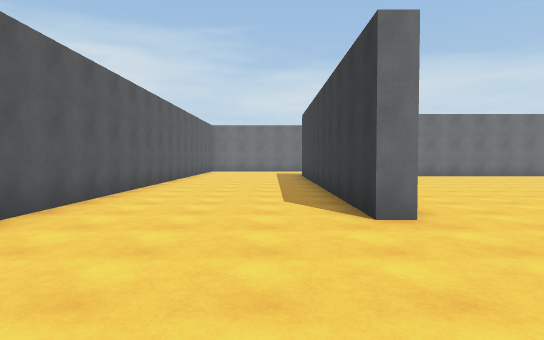
View 1 (above)

24 first-person views from a walk through a Unity game level. The camera is 1.5 m above the floor, tilts 2° down and sees 75° across. The floor is counted in squares, 2 m on a side. Each view is taken from the middle of a square. On the plan, view 1 faces up. The plan holds only what a view shows up to about 11 squares ahead; the rest is blank. The place goes on beyond the plan. The player is left out. Surface patterns are stand-ins for the level's own textures.

View 2
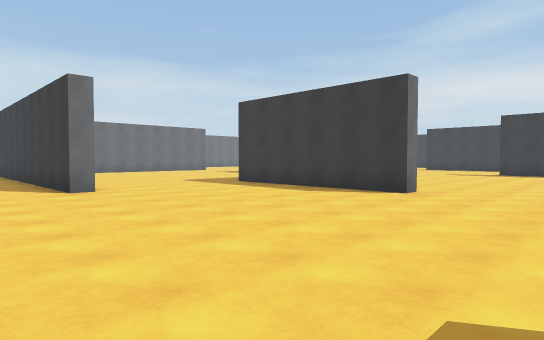

View 3
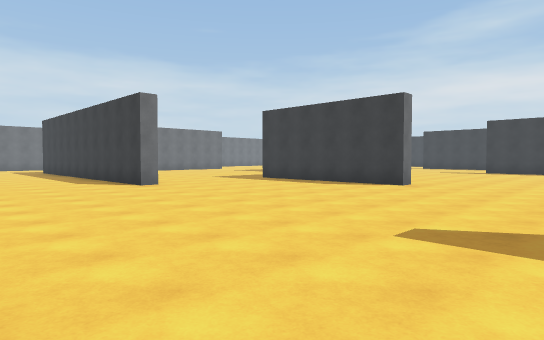

View 4
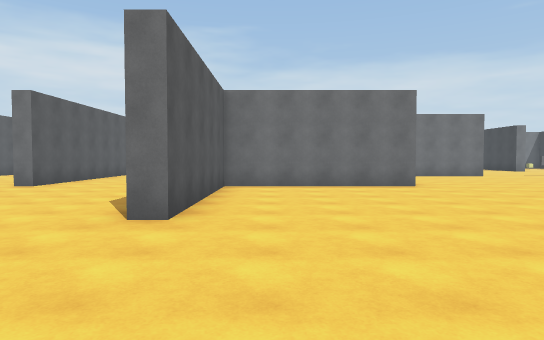

View 5
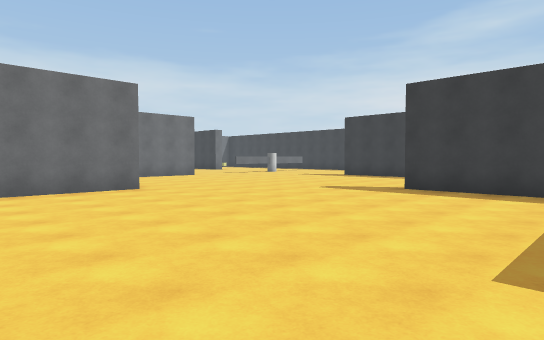

View 6
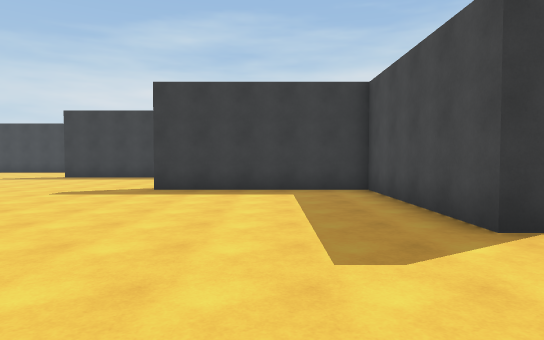

View 7
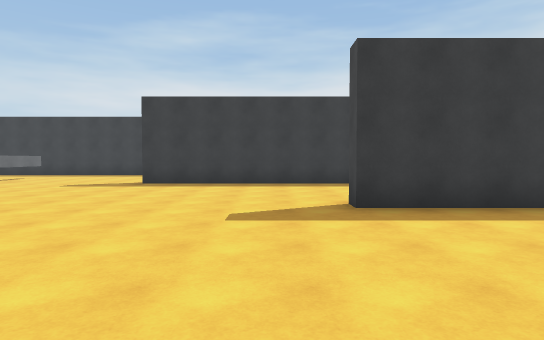

View 8
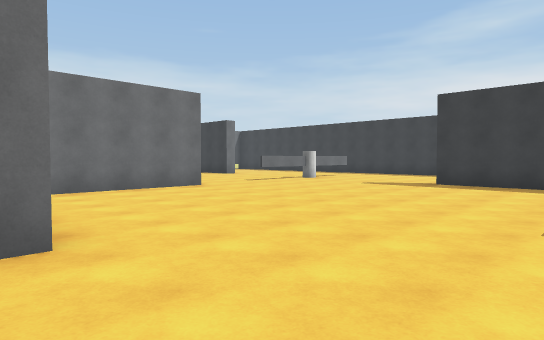

View 9
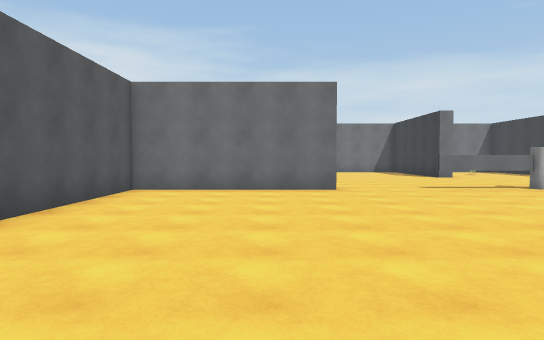

View 10
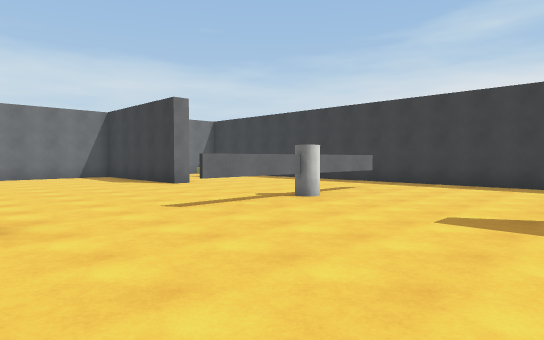

View 11
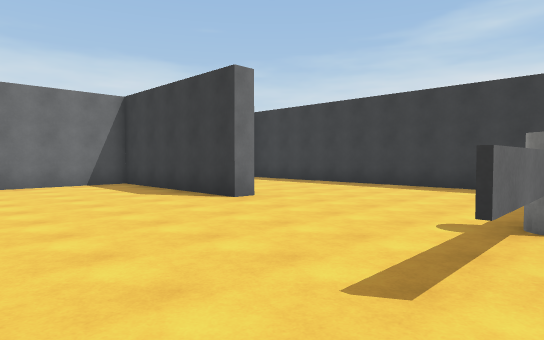

View 12
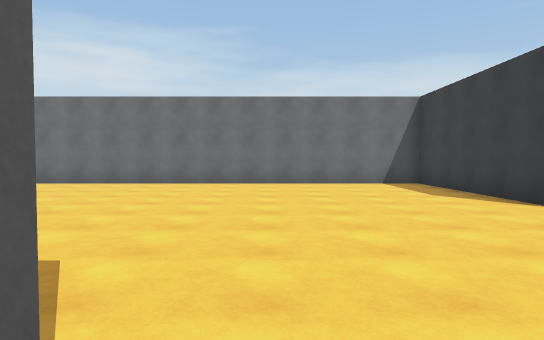

View 13
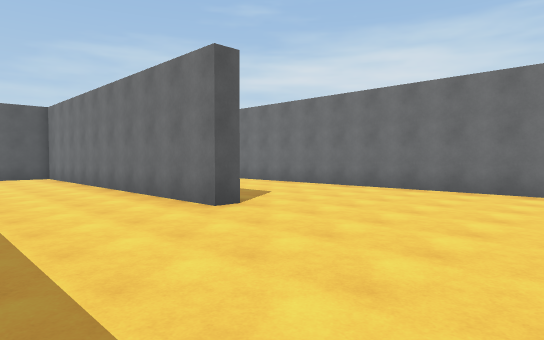

View 14
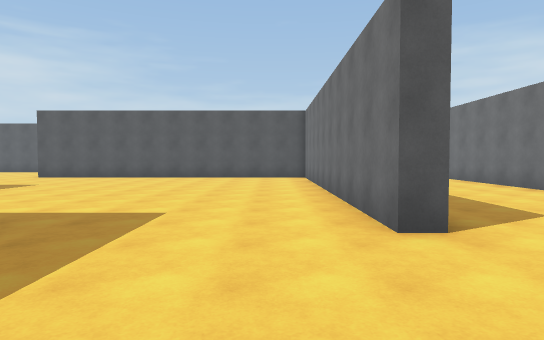

View 15
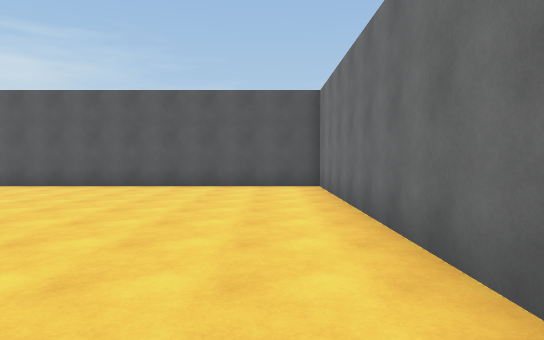

View 16
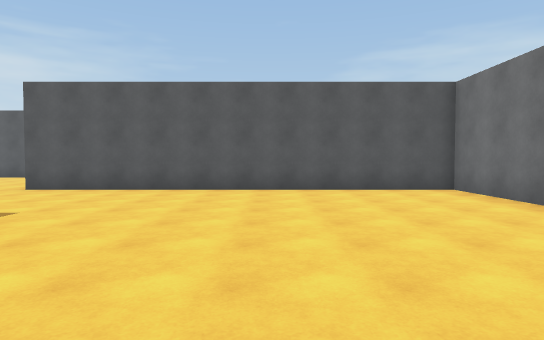

View 17
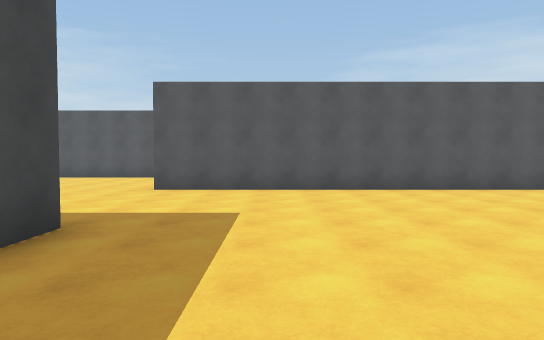

View 18
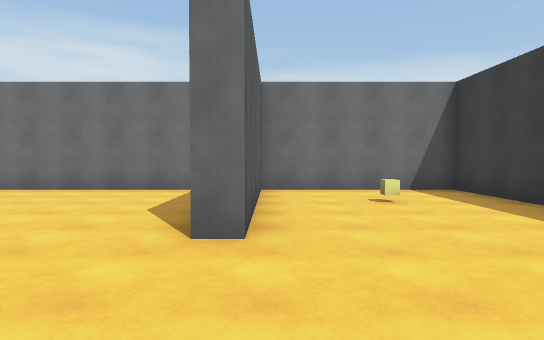

View 19
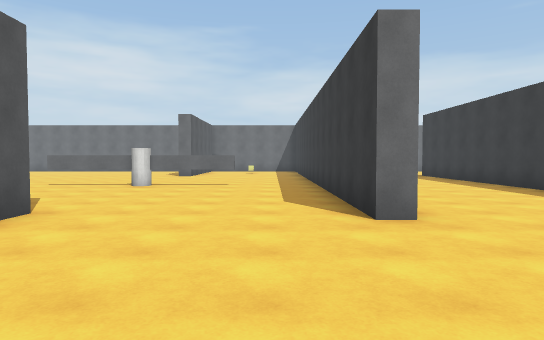

View 20
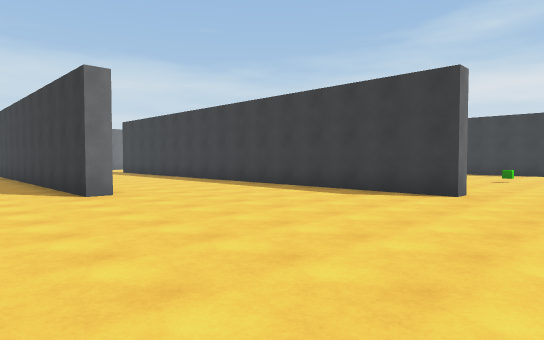

View 21
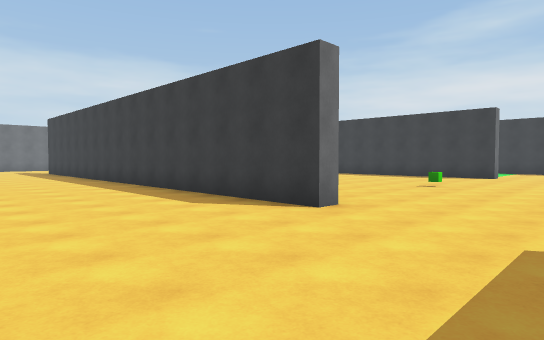

View 22
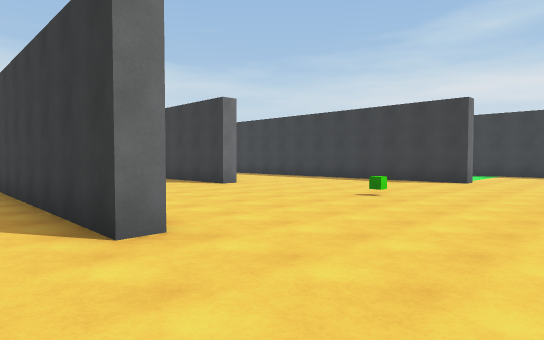

View 23
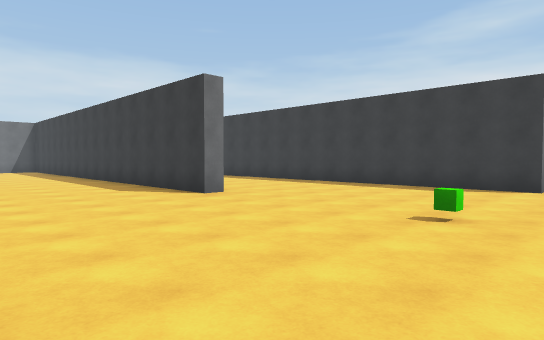

View 24
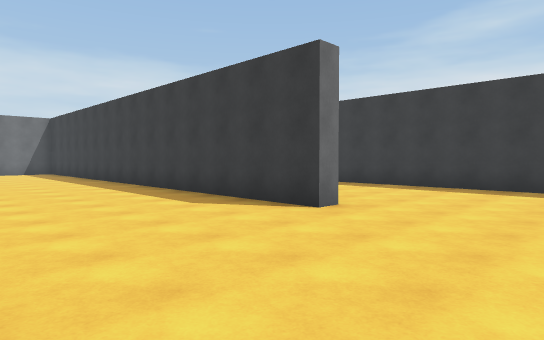

### Floor plan
Points are (right, up) in squares from view 1. A wall is a line through its corners. A room is listed if a view was taken in it or the views show most of it. See-through windows are left out.
Room 1 (views 1, 2, 3, 4, 5, 6, 7, 8, 9, 10, 11, 12, 13, 14, 15, 16, 17, 18, 19, 20, 21, 22, 23, 24)
walls: (21.8, 4.8) (21.8, 4.1); (20.6, 9.5) (19, 9.5); (24, 9.5) (22.4, 9.5); (16.6, 9.2) (11.8, 9.2) (11.8, 5.1); (26.9, 4.2) (26.3, 4.2) (26.3, 19.3) (21.8, 19.3) (21.8, 14.3) (21.3, 14.3) (21.3, 19.3) (8.6, 19.3); (21.3, -1.2) (21.3, 4.8); (11.9, 4.2) (6.8, 4.2) (6.8, -0.8) (6.3, -0.8) (6.3, 4.4); (11.5, 14.9) (11.5, 14.3) (1.8, 14.3) (1.8, 4.2) (1.3, 4.2) (1.3, 10.9); (31.8, -0.8) (31.3, -0.8) (31.3, 11); (6.2, 4.8) (7.1, 4.8); (11.5, -5.3) (16.3, -5.3) (16.3, -0.3) (16.8, -0.3); (36.8, 4.2) (36.3, 4.2) (36.3, 12.4); (6.9, 19.3) (4, 19.3); (41.8, -0.8) (41.3, -0.8) (41.3, 7.4); (-3.2, 11) (-3.2, 4.1)
objects: cylinder (21, 10) to (22, 10); yellow cube (24, 17); green cube (36, -1)

Positions as (right, up) in squares from view 1, and headings:
1: (0, 0), facing up
2: (-1, -4), facing up-right
3: (-3, -5), facing up-right
4: (8, -5), facing up
5: (8, -4), facing up-right
6: (8, -3), facing right
7: (11, 1), facing right
8: (11, 1), facing up-right
9: (15, 1), facing up
10: (16, 5), facing up-right
11: (17, 9), facing up-right
12: (17, 9), facing up
13: (16, 11), facing up-left
14: (15, 13), facing left
15: (11, 13), facing left
16: (10, 10), facing left
17: (10, 7), facing left
18: (22, 11), facing up
19: (25, 0), facing up
20: (24, -3), facing up-right
21: (27, -4), facing up-right
22: (30, -4), facing up-right
23: (32, -2), facing up-right
24: (32, 1), facing up-right
